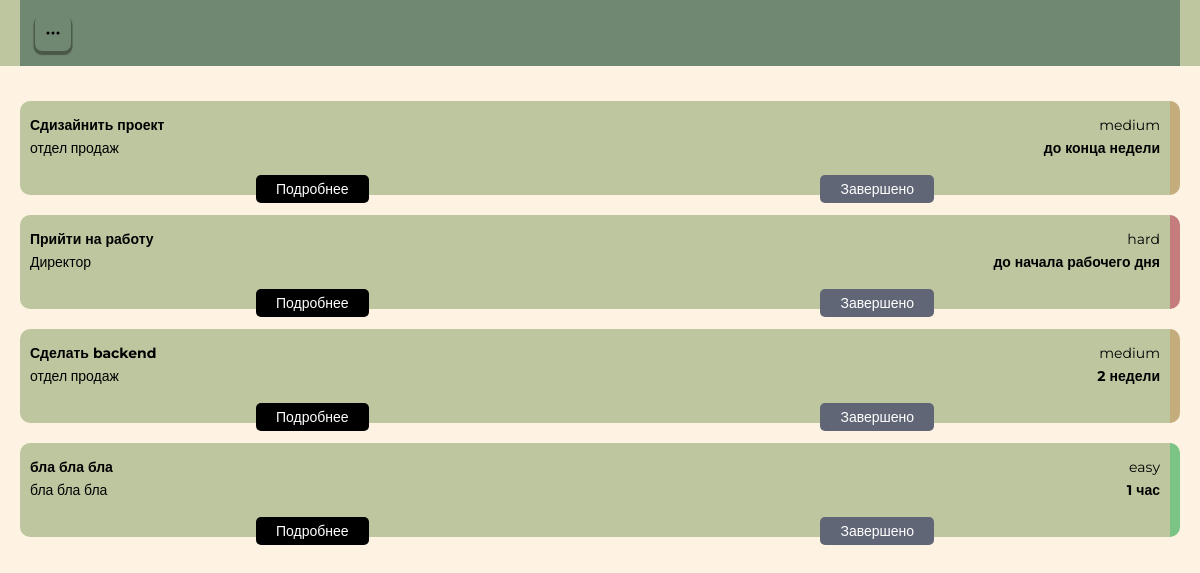
Screenshot of /category/off/ (signed in) with the database file from the repository.
### taskmanager_app/models.py (models this page shows, shortened)
class Tasks(models.Model):
    title = models.CharField("Название задачи", max_length=255)
    category = models.ForeignKey(Category, on_delete=models.CASCADE, verbose_name="Выберите сортировку")
    customer = models.CharField("Имя заказчика", max_length=100)
    deadline = models.CharField("Дедлайн", max_length=100)
    difficulty = models.CharField("Сложность", max_length=80)
    description = models.TextField("Описание задачи")
    condition = models.TextField("Описание условия")
    address = models.CharField("Адрес заказа", max_length=100)
    phone = models.CharField("Телефон", max_length=20)
    email = models.CharField("Email", max_length=100)
    created_at = models.DateTimeField("Дата и время публикации", default=datetime.now)
    is_active = models.BooleanField("Активная задача", default=False)
    class Meta:
        verbose_name = "Задача"
        verbose_name_plural = "Задачи"

### taskmanager_app/views.py (the view)
# urls.py: path('category/off/', views.off_tasks, name="off_tasks"),
def off_tasks(request):
    tasks = Tasks.objects.filter(is_active=True)
    context = {
        'tasks': tasks
    }
    return render(request, "./tasks-off-category.html", context)

### taskmanager_app/templates/tasks-off-category.html (shortened to what this page needs)
{% extends 'base.html'%}
{% block content %}
{% if user.is_authenticated %}
<section class="tasks">
    <div class="container">
        <div class="tasks-list">
            {% for task in tasks %}
                {% if task.difficulty == "easy" %}
                <div class="task-card is-easy">
                    <div class="task-card__info">
                        <div class="task-card__title">{{task.title}}</div>
                        <div class="task-card__complexity ">{{task.difficulty}}</div>
                        <div class="task-card__title">{{task.customer}}</div>
                        <div class="task-card__deadline">{{task.deadline}}</div>
                    </div>
                    <div class="task-card__buttons">
                        <a href="{% url 'task_detail_page' pk=task.pk %}" class="task-card__link">Подробнее</a>
                        {% if not task.is_active %}
                        <div class="status is-done">В работе</div>
                        {% else %}
                        <div class="status">Завершено</div>
                        {% endif %}                    </div>
                </div>
                {% elif task.difficulty == "medium" %}
                <div class="task-card is-medium">
                    <div class="task-card__info">
                        <div class="task-card__title">{{task.title}}</div>
                        <div class="task-card__complexity ">{{task.difficulty}}</div>
                        <div class="task-card__title">{{task.customer}}</div>
                        <div class="task-card__deadline">{{task.deadline}}</div>
                    </div>
                    <div class="task-card__buttons">
                        <a href="{% url 'task_detail_page' pk=task.pk %}" class="task-card__link">Подробнее</a>
                        {% if not task.is_active %}
                        <div class="status is-done">В работе</div>
                        {% else %}
                        <div class="status">Завершено</div>
                        {% endif %}
                    </div>
                </div>
                {% else %}
                <div class="task-card is-hard">
                    <div class="task-card__info">
                        <div class="task-card__title">{{task.title}}</div>
                        <div class="task-card__complexity ">{{task.difficulty}}</div>
                        <div class="task-card__title">{{task.customer}}</div>
                        <div class="task-card__deadline">{{task.deadline}}</div>
                    </div>
                    <div class="task-card__buttons">
                        <a href="{% url 'task_detail_page' pk=task.pk %}" class="task-card__link">Подробнее</a>
                        {% if not task.is_active %}
                        <div class="status is-done">В работе</div>
                        {% else %}
                        <div class="status">Завершено</div>
                        {% endif %}
                    </div>
                </div>
                {% endif %}
            {% endfor %}
        </div>
    </div>
</section>
{% endif %}
{%endblock%}

### taskmanager_app/static/css/style.css (style rules this page uses)
* { margin: 0px; padding: 0px; box-sizing: border-box; font-family: "Montserrat", sans-serif; }
:root { --light: #FEF3E2; --secondary: #BEC6A0; --main: #708871; --dark: #606676; }
.container { margin: 0 20px; padding: 15px 0; }
.task-card { background-color: var(--secondary); margin: 20px 0; padding: 10px; border-right: solid 10px var(--secondary); border-radius: 10px; }
.task-card__info { display: grid; grid-template-columns: 70% 30%; }
.task-card__title, .task-card__deadline, .task-card__complexity { font-size: 14px; margin-top: 5px; }
.task-card__title:nth-child(1), .task-card__deadline { font-weight: bold; }
.task-card__deadline, .task-card__complexity { text-align: end; }
.task-card__buttons { position: relative; top: 18px; display:flex; justify-content: space-around; }
.task-card__link, .status, .btn-success { text-decoration: none; border:none; background-color: var(--dark); padding: 5px 20px; border-radius: 5px; color: white; font-size: 14px; }
.task-card__link { background-color: black; }
.is-hard { border-right: solid 10px rgb(196, 124, 124); }
.is-medium { border-right: solid 10px rgb(196, 172, 124); }
.is-easy { border-right: solid 10px rgb(124, 196, 134); }

### rows the page displays
Tasks: title "Сдизайнить проект", difficulty "medium", customer "отдел продаж", deadline "до конца недели", is_active "Завершено"
Tasks: title "Прийти на работу", difficulty "hard", customer "Директор", deadline "до начала рабочего дня", is_active "Завершено"
Tasks: title "Сделать backend", difficulty "medium", customer "отдел продаж", deadline "2 недели", is_active "Завершено"
Tasks: title "бла бла бла", difficulty "easy", customer "бла бла бла", deadline "1 час", is_active "Завершено"
